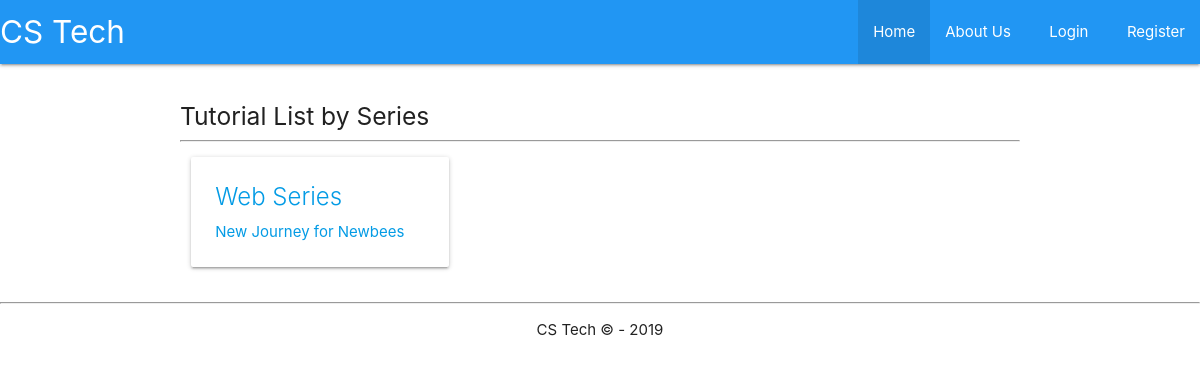
Screenshot of /simple-category with the database file from the repository.
### webApp/models.py (models this page shows, shortened)
class TutorialSeries(models.Model):
    tutorial_series_name = models.CharField(max_length=200)
    category_name = models.ForeignKey(TutorialCategory, default=None, null=True, blank=True, verbose_name="Categories", on_delete=models.SET_DEFAULT)
    series_summary = models.CharField(max_length=200)
    class Meta:
        verbose_name_plural = "Series"

### webApp/views.py (the view, shortened to what this page needs)
# urls.py: path("<single_slug>", views.single_slug, name="Single_Slug"),
def single_slug(request, single_slug):
    requested_page_location = 'webApp/category.html'
    categories = [c.category_slug for c in TutorialCategory.objects.all()]
    if single_slug in categories:
        matching_series = TutorialSeries.objects.filter(category_name__category_slug=single_slug)
        series_urls = {}
        for m in matching_series.all():
            part_one = Tutorial.objects.filter(tutorial_series_name__tutorial_series_name=m.tutorial_series_name).earliest("tutorial_published")
            series_urls[m] = part_one.tutorial_slug
        return render(request, requested_page_location, {"part_ones": series_urls})

### webApp/templates/webApp/category.html
{% extends "webApp/header.html" %}
{%  block content %}
    <div class="row">
        <br>
        <h5>Tutorial List by Series</h5>
        <hr>
        {% for tut, partone in part_ones.items %}
            <div class="col s12 m4">
                <a href="{{partone}}">
                    <div class="card hoverable">
                        <div class="card-content">
                            <span class="card-title">{{tut.tutorial_series_name}}</span>
                            {{tut.series_summary}}
                        </div>
                    </div>
                </a>
            </div>
        {% endfor %}
    </div>
{% endblock %}

### rows the page displays
TutorialSeries: tutorial_series_name "Web Series", series_summary "New Journey for Newbees"
